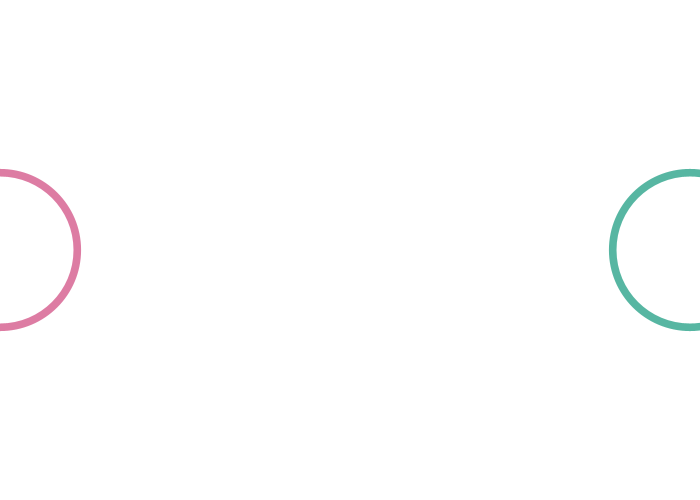
Frame 1 (no input)
Frame 60 (the mouse pressed at the canvas centre just before this capture): blank canvas, image omitted
Frame 120 (the mouse held since frame 60 and released just before this capture): blank canvas, image omitted

The Processing sketch that drew this single still picture (run headless with seeded random() and noise(); from frame 60 on, the mouse is pressed at the canvas centre):

// Processing sketch: processing_164863
// ── processing_164863.pde


int x=0;
void setup() {
  size(700,500);
  smooth();
  

}

void draw(){
  background(255);
  float a = random(50,200);
  float b = random(10,30);
  frameRate(5);
  noStroke();
  fill(#dd7ca3);
  ellipse(x,250,a+b,a+b);
  fill(255);
  ellipse(x,250,a,a);
    x+=10;
  fill(#57b6a2);
  ellipse(700-x,250,a+b,a+b);
  fill(255);
  ellipse(700-x,250,a,a);
    x+=10;


}
